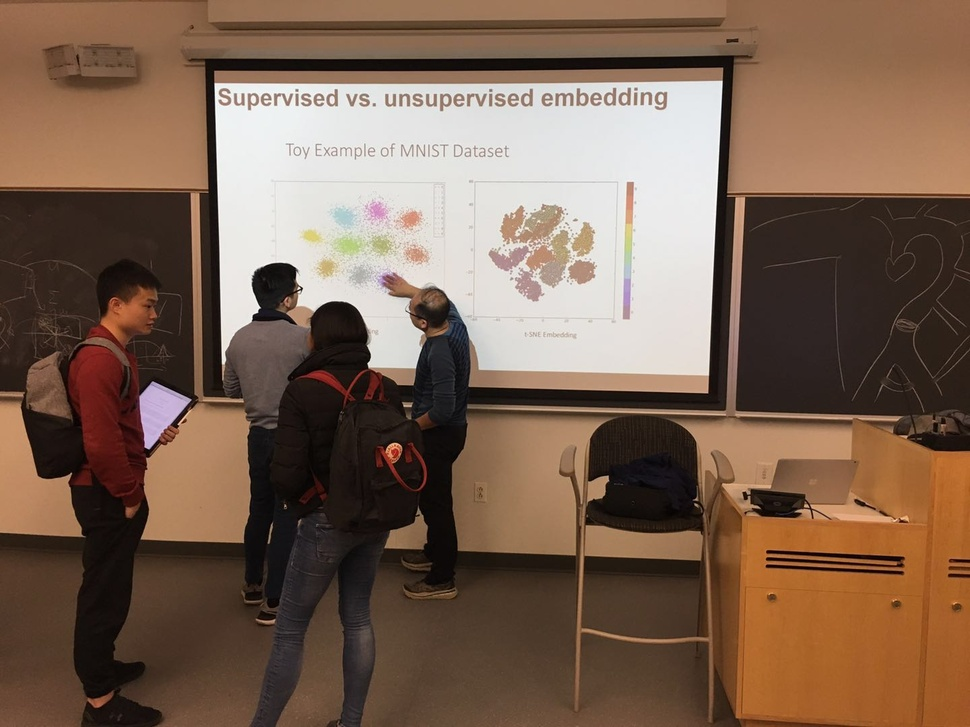
#> input picture 1.jpg, 970 x 727 px, shrunk from 1440 x 1080 before the run
$ python mymosaic.py
#> lines starting #> are read from the running program, lines starting #| are printed output that depends on the picture
### stitch.py
import cv2
import matplotlib.pyplot as plt
import numpy as np
from corner_detector import corner_detector
from anms import anms
from feat_desc import feat_desc
from feat_match import feat_match
from ransac_est_homography import ransac_est_homography
from PIL import Image

def stitch(im1,im2):
    gray1 = cv2.cvtColor(im1,cv2.COLOR_BGR2GRAY)
    gray1 = np.float32(gray1)
    gray2 = cv2.cvtColor(im2,cv2.COLOR_BGR2GRAY)
    gray2 = np.float32(gray2)


    print("corners")
    corners1=corner_detector(gray1)
    corners2=corner_detector(gray2)

    print("anms")
    x1,y1,_=anms(corners1, 1000)
    x2,y2,_=anms(corners2, 1000)


    print("feat_desc")
    descs1 =feat_desc(gray1, x1, y1)
    descs2 =feat_desc(gray2, x2, y2)


    print("match")
    matches = feat_match(descs1,descs2)
    matched_x2 = []
    matched_y2 = []
    matched_x1 = []
    matched_y1 = []
    for i in range(len(matches)):
        if matches[i]!=-1:
            matched_x1.append(x1[i])
            matched_y1.append(y1[i])
            matched_x2.append(x2[int(matches[i])])
            matched_y2.append(y2[int(matches[i])])

    print("RANSAC")
    H,inliers = ransac_est_homography(matched_x1,matched_y1,matched_x2,matched_y2,5)

    #Find outer bounds and displacements
    x,y=[],[]
    corners = [(0,0),(0,im1.shape[1]-1),(im1.shape[0]-1,0),(im1.shape[0]-1,im1.shape[1]-1)]
    for i in corners:
        transform = np.matmul(H,np.transpose([i[1],i[0],1]))
        transform = transform*(1/transform[2])
        x.append(transform[0])
        y.append(transform[1])
    if np.array(y).min()<0:
        dispy= np.array(y).min()
    else:
        dispy=0
    if np.array(x).min()<0:
        dispx= np.array(x).min()
    else:
        dispx=0
    warped_img = np.zeros((int(np.ceil(max(gray2.shape[0],np.array(y).max())+np.abs(dispy))),int(np.ceil(max(gray2.shape[1],np.array(x).max())+np.abs(dispx))),3))
    inverse = np.linalg.inv(H)
    print("stitching")
    for i in range(warped_img.shape[0]):
        for j in range (warped_img.shape[1]):
            transform = np.matmul(inverse,np.transpose([j+dispx,i+dispy,1]))
            transform = transform*(1/transform[2])
            if i in range(gray2.shape[0]) and j in range(gray2.shape[1]):
                for channel in range(3):
                    warped_img[i+int(np.abs(np.ceil(dispy))),j+int(np.abs(np.ceil(dispx))),channel]=im2[i,j,channel]
            if int(transform[0]) in range(gray1.shape[1]) and int(transform[1]) in range(gray1.shape[0]):
                i_wt=np.ceil(transform[1])-transform[1]
                j_wt=np.ceil(transform[0])-transform[0]
                try:
                    for channel in range(3):
                        warped_img[i,j,channel]=(i_wt*j_wt)*im1[int(transform[1]),int(transform[0]),channel]+(1-i_wt)*j_wt*im1[int(transform[1])+1,int(transform[0]),channel]+(1-j_wt)*i_wt*im1[int(transform[1]),int(transform[0])+1,channel]+(1-j_wt)*(1-i_wt)*im1[int(transform[1])+1,int(transform[0])+1,channel]
                except:
                    for channel in range(3):
                        warped_img[i,j,channel]=im1[int((transform[1])),int((transform[0])),channel]
    cv2.imwrite("intermediate.jpg",warped_img)
    warped_img = cv2.imread("intermediate.jpg")
    return warped_img

### mymosaic.py
'''
  File clarification:
    Produce a mosaic by overlaying the pairwise aligned images to create the final mosaic image. If you want to implement
    imwarp (or similar function) by yourself, you should apply bilinear interpolation when you copy pixel values.
    As a bonus, you can implement smooth image blending of the final mosaic.
    - Input img_input: M elements numpy array or list, each element is a input image.
    - Outpuy img_mosaic: H × W × 3 matrix representing the final mosaic image.
'''
from stitch import stitch
import cv2

def mymosaic(img_input):
  if len(img_input)==1:
      return img_input[0]
  next=[]
  for i in range(len(img_input)-1):
      if i%2==0:
          next.append(stitch(img_input[i],img_input[i+1]))
      else:
          next.append(stitch(img_input[i+1],img_input[i]))
  return mymosaic(next)

im1 = cv2.imread("1.jpg")
#> im1 is the input picture: shape (727, 970, 3); mean B, G, R 81.5, 98.5, 123.4
im2 = cv2.imread("2.jpg")
im3 = cv2.imread("3.jpg")
cv2.imwrite("result12.jpg",mymosaic([im1,im2,im3]))
#> in stitch, `gray1 = cv2.cvtColor(im1,cv2.COLOR_BGR2GRAY)`:
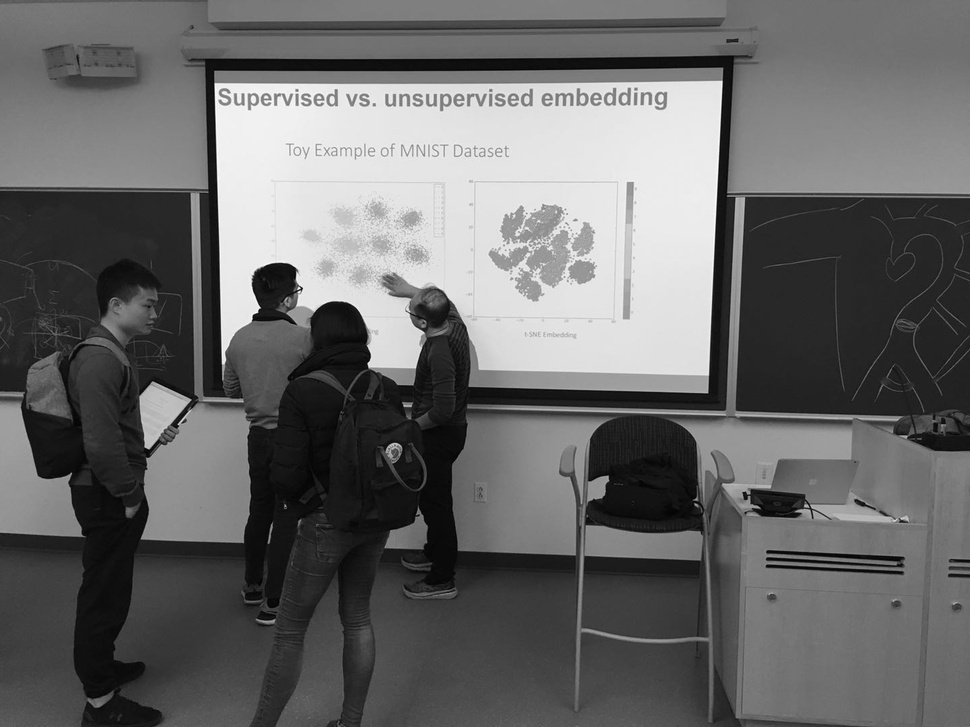
#> gray1: shape (727, 970); min 1, max 255, mean 104
#> (the run stopped early here; a loop or call above may not have finished)
